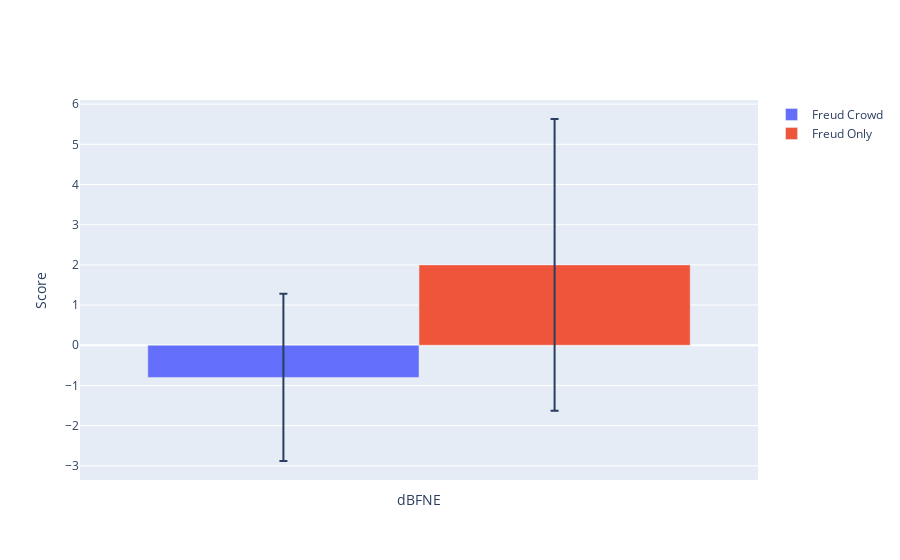

This figure's notebook cell:
### Code cell
fig = go.Figure()

fig.add_trace(go.Bar(
    name='Freud Crowd',
    x=[''], y=[-0.8],
    error_y=dict(type='data', array=[2.08])
))
fig.add_trace(go.Bar(
    name='Freud Only',
    x=[''], y=[2.00],
    error_y=dict(type='data', array=[3.63])
))
fig.update_layout(barmode='group',
                 yaxis_title='Score',
                  xaxis_title='dBFNE')
fig.show()
#fig.write_image('dbfnebar.png')

### Figure 1 — Plotly figure (JSON) as saved in the notebook; plotly's stock layout.template omitted (floating-point values rounded to 4 significant figures)
{"data": [{"error_y": {"array": [2.08], "type": "data"}, "name": "Freud Crowd", "type": "bar", "x": [""], "y": [-0.8]}, {"error_y": {"array": [3.63], "type": "data"}, "name": "Freud Only", "type": "bar", "x": [""], "y": [2]}], "layout": {"barmode": "group", "xaxis": {"title": {"text": "dBFNE"}}, "yaxis": {"title": {"text": "Score"}}}}
